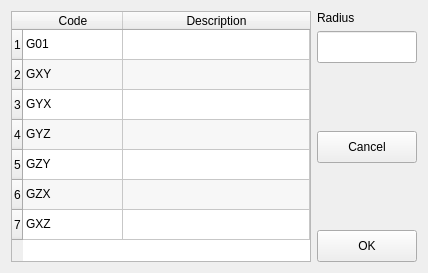
<?xml version="1.0" encoding="UTF-8"?>
<ui version="4.0">
 <class>RouteSettingDialog</class>
 <widget class="QDialog" name="RouteSettingDialog">
  <property name="geometry">
   <rect>
    <x>0</x>
    <y>0</y>
    <width>428</width>
    <height>273</height>
   </rect>
  </property>
  <property name="windowTitle">
   <string>Route</string>
  </property>
  <property name="windowIcon">
   <iconset resource="../resource.qrc">
    <normaloff>:/resource/parameter.png</normaloff>:/resource/parameter.png</iconset>
  </property>
  <layout class="QHBoxLayout" name="horizontalLayout">
   <item>
    <widget class="QTableWidget" name="optionsTableWidget">
     <property name="minimumSize">
      <size>
       <width>300</width>
       <height>0</height>
      </size>
     </property>
     <property name="editTriggers">
      <set>QAbstractItemView::NoEditTriggers</set>
     </property>
     <property name="alternatingRowColors">
      <bool>true</bool>
     </property>
     <property name="selectionMode">
      <enum>QAbstractItemView::SingleSelection</enum>
     </property>
     <property name="selectionBehavior">
      <enum>QAbstractItemView::SelectRows</enum>
     </property>
     <property name="rowCount">
      <number>7</number>
     </property>
     <attribute name="horizontalHeaderStretchLastSection">
      <bool>true</bool>
     </attribute>
     <row/>
     <row/>
     <row/>
     <row/>
     <row/>
     <row/>
     <row/>
     <column>
      <property name="text">
       <string>Code</string>
      </property>
     </column>
     <column>
      <property name="text">
       <string>Description</string>
      </property>
     </column>
     <item row="0" column="0">
      <property name="text">
       <string>G01</string>
      </property>
     </item>
     <item row="1" column="0">
      <property name="text">
       <string>GXY</string>
      </property>
     </item>
     <item row="2" column="0">
      <property name="text">
       <string>GYX</string>
      </property>
     </item>
     <item row="3" column="0">
      <property name="text">
       <string>GYZ</string>
      </property>
     </item>
     <item row="4" column="0">
      <property name="text">
       <string>GZY</string>
      </property>
     </item>
     <item row="5" column="0">
      <property name="text">
       <string>GZX</string>
      </property>
     </item>
     <item row="6" column="0">
      <property name="text">
       <string>GXZ</string>
      </property>
     </item>
    </widget>
   </item>
   <item>
    <layout class="QVBoxLayout" name="verticalLayout">
     <item>
      <widget class="QLabel" name="label_2">
       <property name="maximumSize">
        <size>
         <width>16777215</width>
         <height>16777215</height>
        </size>
       </property>
       <property name="text">
        <string>Radius</string>
       </property>
      </widget>
     </item>
     <item>
      <widget class="ICLineEditWithVirtualNumericKeypad" name="radiusLineEdit">
       <property name="minimumSize">
        <size>
         <width>0</width>
         <height>32</height>
        </size>
       </property>
      </widget>
     </item>
     <item>
      <spacer name="verticalSpacer">
       <property name="orientation">
        <enum>Qt::Vertical</enum>
       </property>
       <property name="sizeHint" stdset="0">
        <size>
         <width>20</width>
         <height>40</height>
        </size>
       </property>
      </spacer>
     </item>
     <item>
      <widget class="QToolButton" name="cancelToolButton">
       <property name="sizePolicy">
        <sizepolicy hsizetype="Preferred" vsizetype="Preferred">
         <horstretch>0</horstretch>
         <verstretch>0</verstretch>
        </sizepolicy>
       </property>
       <property name="minimumSize">
        <size>
         <width>0</width>
         <height>32</height>
        </size>
       </property>
       <property name="text">
        <string>Cancel</string>
       </property>
      </widget>
     </item>
     <item>
      <spacer name="verticalSpacer_2">
       <property name="orientation">
        <enum>Qt::Vertical</enum>
       </property>
       <property name="sizeHint" stdset="0">
        <size>
         <width>20</width>
         <height>40</height>
        </size>
       </property>
      </spacer>
     </item>
     <item>
      <widget class="QToolButton" name="okToolButton">
       <property name="sizePolicy">
        <sizepolicy hsizetype="Preferred" vsizetype="Preferred">
         <horstretch>0</horstretch>
         <verstretch>0</verstretch>
        </sizepolicy>
       </property>
       <property name="minimumSize">
        <size>
         <width>0</width>
         <height>32</height>
        </size>
       </property>
       <property name="text">
        <string>OK</string>
       </property>
      </widget>
     </item>
    </layout>
   </item>
  </layout>
 </widget>
 <customwidgets>
  <customwidget>
   <class>ICLineEditWithVirtualNumericKeypad</class>
   <extends>QLineEdit</extends>
   <header>iclineeditwithvirtualnumerickeypad.h</header>
  </customwidget>
 </customwidgets>
 <resources>
  <include location="../resource.qrc"/>
 </resources>
 <connections/>
</ui>
